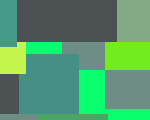
Frame 1 (no input)
Frame 60 (the mouse pressed at the canvas centre just before this capture): identical to frame 1, image omitted
Frame 120 (the mouse held since frame 60 and released just before this capture): identical to frame 1, image omitted

The Processing sketch that drew this single still picture (run headless with seeded random() and noise(); from frame 60 on, the mouse is pressed at the canvas centre):

// Processing sketch: processing_32278
// ── processing_32278.pde

/*
Amy Findeiss
Green Slices
*/

void setup() {
  size(150,120);
  background(10,255,110);
  smooth();
  
}

void draw(){  
  
  // fill colors
  noStroke();
  fill(111,141,135); //color 2-army green
  rect(0,114,40,10);
  rect(105,64,53,45);
  rect(62,40,43,30);

  fill(130,170,133); //color 3-light army green
  rect(114,0,36,43);
  
  fill(76,81,84); //color 4-green black
  rect(17,0,100,42);
  rect(0,66,19,48);
  
  fill(115,236,30); //color 5-lime green
  rect(105,42,47,28);
  
  fill(75,166,101); //color 6-teal1
  rect(38,114,70,7);

  fill(69,143,135); //color 7-teal2
  rect(19,54,60,60);
  
  fill(196,245,78); //color 8-yellow
  rect(0,42,26,32);
  
  fill(69,153,135); //color 9-teal3
  rect(0,0,17,47);
  
}
